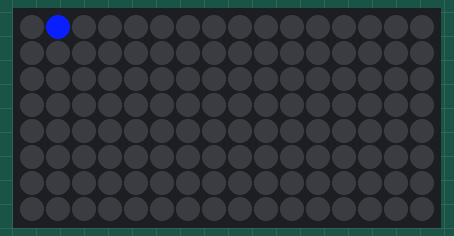
Simulated run of this sketch. Board: ESP8266 (NodeMCU). On the bench: 16×8 RGB LED matrix (first LED top left, wired row by row). WiFi joins after 1.5 s; servers stay silent unless stated; random numbers use the default seed unless the sketch sets one; what the sketch prints to the serial monitor is not drawn.

Above: at 1.66 s.
At 6.36 s:
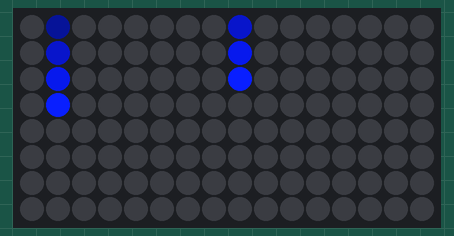
At 11.16 s:
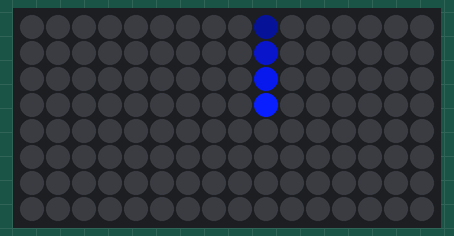
At 20.78 s:
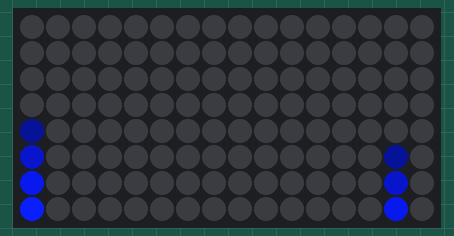
At 30.28 s:
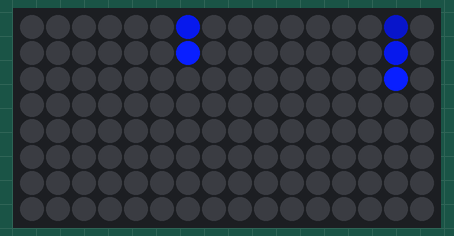
At 39.9 s:
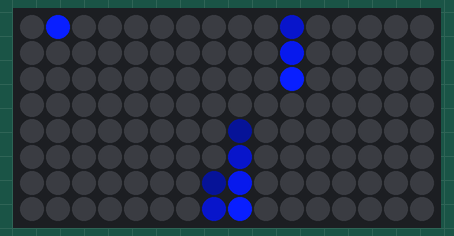

The sketch:

Rain_Effect.ino
```cpp
// Arduino OTA stuff
#include <ESP8266WiFi.h>
#include <ESP8266mDNS.h>
#include <WiFiUdp.h>
#include <ArduinoOTA.h>

// Get configuration values
#include "config.h"
const char* ssid = STASSID;
const char* password = STAPSK;
const char* host = "OTA-RGB-LED-LightBoard";

// NeoMatrix stuff
#include <Adafruit_NeoMatrix.h>

// Change these to fit your setup
#define PIN D3
#define WIDTH 16
#define HEIGHT 8

// Changes behavior of the drops
const int maxDrops = 6; // Maximum possible drops on-display
const int frameDelay = 100; // Time between visualization "frame" updates
const int dropProbability = 20; // Percentage likelihood of a drop happening
const bool moveHorizontal = false; // Move drops horizontally or not

// Change this to match the desired colors and brightness
// to display.  The number of colors and ordering here
// corresponds to colorProgressionCount and colorProgression
// below in the rain code.
const int BRIGHTNESS = 255;  // 0 = off, 255 = full brightness

// Soft-white (not blue-ish)
// const int colorMap[5][3] = {
//   {0, 0, 0},
//   {70, 30, 30},
//   {102, 92, 82},
//   {228, 218, 208},
//   {255, 245, 235}
// };

// // Blue
const int colorMap[5][3] = {
 {0, 0, 0},
 {27, 42, 102},
 {48, 74, 178},
 {62, 95, 228},
 {71, 108, 255}
};

// Red
// const int colorMap[5][3] = {
//  {0, 0, 0},
//  {102, 5, 5},
//  {178, 15, 15},
//  {228, 20, 20},
//  {255, 40, 40}
// };

// Create our "fictional" board for Serial printing and ease-of-coding
int fictionalBoard[HEIGHT][WIDTH]; // By not declaring a value, all cells have a value of 0

// Init and config an internal data array plus the NeoMatrix
Adafruit_NeoMatrix Matrix = Adafruit_NeoMatrix(
  WIDTH, HEIGHT,
  PIN,
  NEO_MATRIX_BOTTOM + NEO_MATRIX_RIGHT +
  NEO_MATRIX_ROWS   + NEO_MATRIX_ZIGZAG,
  NEO_GRB           + NEO_KHZ800
  );

// ------------------------------------ //
// --- Below is code for the board ---- //
// ------------------------------------ //

void displayOnBoard() {
  for(int x = 0; x < WIDTH; x++){
    for(int y = 0; y < HEIGHT; y++) {
      Matrix.drawPixel(x, y,Matrix.Color(colorMap[fictionalBoard[y][x]][0], colorMap[fictionalBoard[y][x]][1], colorMap[fictionalBoard[y][x]][2]));
    }
  }
  Matrix.show();
}

// ------------------------------------ //
// --- Below is rain-specific code ---- //
// ------------------------------------ //

// Set the color number progressions
const int colorProgressionCount = 5;
const int colorProgression[colorProgressionCount] = {4, 3, 2, 1, 0};

int pickRandomColumn() {
  if(moveHorizontal == false) {
    return random(0, WIDTH);
  }
  else { // aka moveHorizontal == true
    return random(0, HEIGHT);
  }
}

bool pickRandomDo() {
  if(random(0, 100) < dropProbability) {
    return true;
  }
  return false;
}

int countOccupiedColumns() {
  int occupiedCount = 0;
  for(int x=0; x<WIDTH; x++) {
    bool occupied = false;
    for(int y=0; y<HEIGHT; y++) {
      if(fictionalBoard[y][x] != 0) {
        occupied = true;
      }
    }
    if(occupied == true) {
      occupiedCount++;
    }
  }
  return occupiedCount;
}

int getNextColor(int previousColor) {
  if(previousColor != 0) {
    for(int x=0; x<colorProgressionCount; x++) {
      if(previousColor == colorProgression[x]) {
        return colorProgression[x+1];
      }
    }
    return -1;
  }
  else {
    return 0;
  }
}

void dropDrops() {
  for(int x=WIDTH-1; x>=0; x--) {
    for(int y=HEIGHT-1; y>=0; y--) {
      if(moveHorizontal == false) {
        if(fictionalBoard[y][x] == colorProgression[0] && y != HEIGHT-1) {
          fictionalBoard[y+1][x] = colorProgression[0];
        }
        fictionalBoard[y][x] = getNextColor(fictionalBoard[y][x]);
      }
      else { // aka moveHorizontal == true
        if(fictionalBoard[y][x] == colorProgression[0] && x != WIDTH-1) {
          fictionalBoard[y][x+1] = colorProgression[0];
        }
        fictionalBoard[y][x] = getNextColor(fictionalBoard[y][x]);
      }
    }
  }
}

void serialPrintBoard() {
  Serial.println("--------------------------------");
  for(int y=0; y<HEIGHT; y++) {
    for(int x=0; x<WIDTH; x++) {
      Serial.print(fictionalBoard[y][x]);
      Serial.print(" ");
    }
    Serial.println("");
  }
}

void iterateDrops() {
  dropDrops();
  if(countOccupiedColumns() < maxDrops) {
    if(pickRandomDo()) {
      if(moveHorizontal == false) {
        fictionalBoard[0][pickRandomColumn()] = colorProgression[0];
      }
      else { // aka moveHorizontal == true
        fictionalBoard[pickRandomColumn()][0] = colorProgression[0];
      }
    }
  }
}


// ------------------------------------ //
// --- Below is standard Arduino   ---- //
// ------------------------------------ //

void setup() {
  // Get WiFi up and going for OTA purposes
  Serial.begin(115200);
  Serial.println("Booting");
  WiFi.mode(WIFI_STA);
  WiFi.begin(ssid, password);
  while (WiFi.waitForConnectResult() != WL_CONNECTED) {
    WiFi.begin(ssid, password);
    Serial.println("Retrying connection...");
  }
  ArduinoOTA.setHostname(host);
  ArduinoOTA.begin();

  // Initialize the matrix
  Matrix.begin();
  Matrix.setBrightness(BRIGHTNESS);
}

void loop() {
  ArduinoOTA.handle();
  // serialPrintBoard();
  displayOnBoard();
  iterateDrops();
  delay(frameDelay);
}
```

config_template.h
```cpp
// After adding in your WiFi credentials below, rename
// this file from "config_template.h" to "config.h"
#define STASSID "Enter your WiFi SSID here."
#define STAPSK "Enter your WiFi password here."
```
